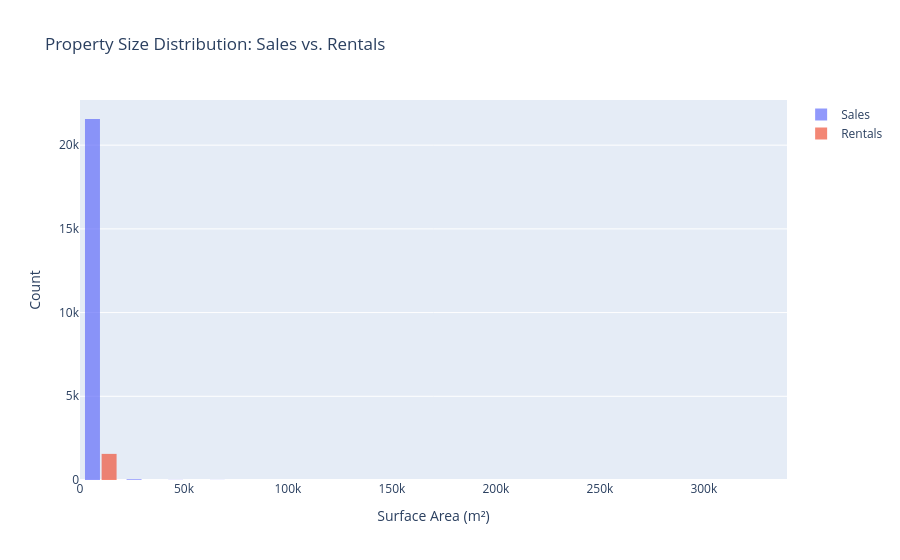
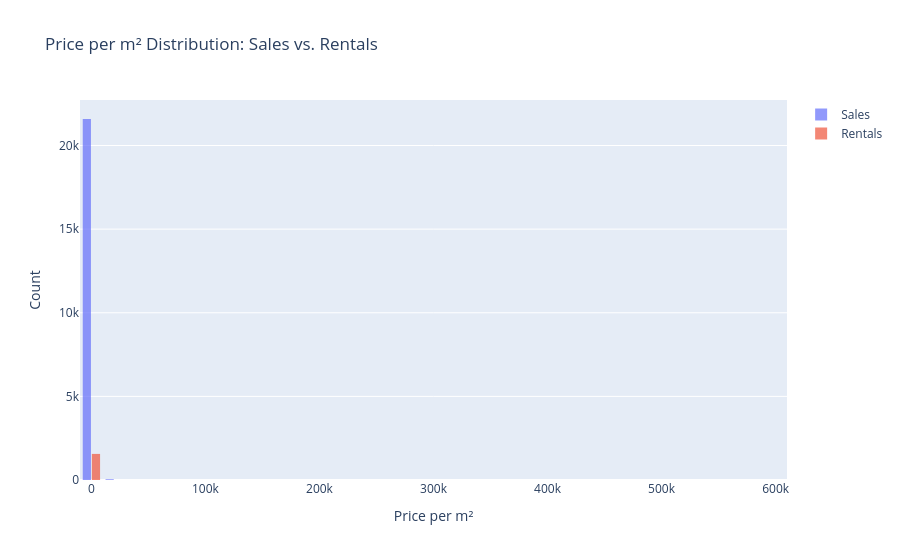
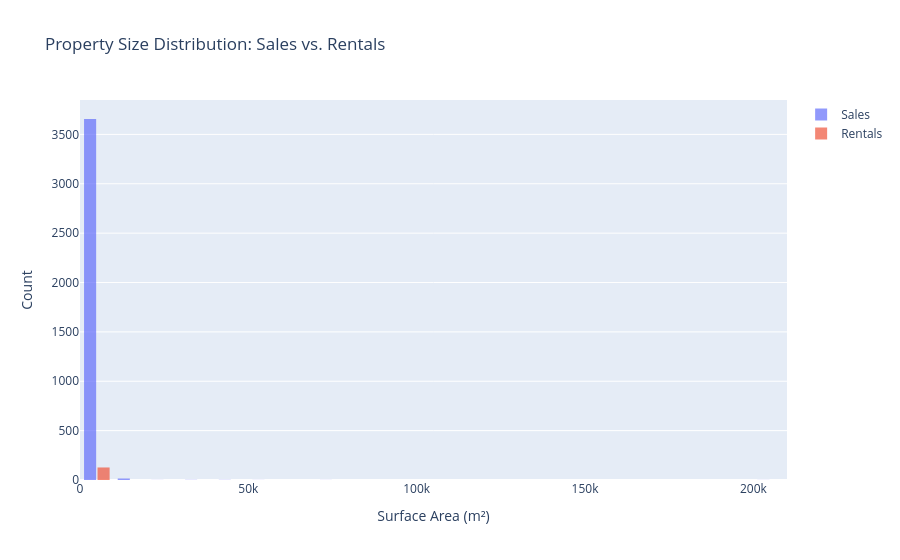
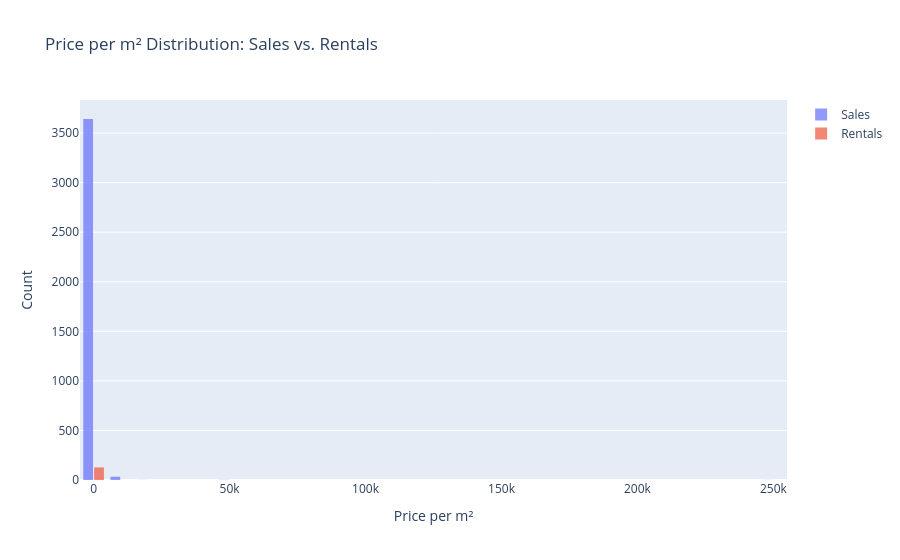

Here is the notebook cell these charts were saved with, in order:
### Markdown cell above
## 5. Deep-Dive City Analysis and Market Profiling

Detailed analysis of top-performing cities using statistical profiling techniques and individual market assessment.

**Analysis Framework:**
- Focus on top 3 cities by market volume for statistical significance
- Generate individual market profiles using standardized metrics
- Perform intra-city sales vs rental market comparison
- Identify city-specific market characteristics and opportunities

### Code cell
"""
Deep-Dive Analysis of Top Market Cities

This section provides comprehensive individual city analysis using our 
standardized profiling methodology for the most significant markets.
"""

# Validate comparison data availability
if 'comparison_df' not in locals() or comparison_df is None or len(comparison_df) == 0:
    raise ValueError("No comparison data available for city deep-dive analysis")

print("🔍 DEEP-DIVE ANALYSIS OF TOP MARKET CITIES")
print("=" * 55)

# Select top 3 cities by market volume for detailed analysis
TOP_CITIES_COUNT = min(3, len(comparison_df))
top_cities_by_volume = comparison_df.nlargest(TOP_CITIES_COUNT, 'Total_Properties')['City'].tolist()

print(f"Selected cities for detailed analysis: {', '.join(top_cities_by_volume)}")
print(f"Analysis scope: Top {TOP_CITIES_COUNT} cities by property volume")

# Analyze each selected city individually
for idx, city in enumerate(top_cities_by_volume, 1):
    city_key = city.lower()
    
    if city_key not in all_city_data:
        print(f"\n⚠️ Warning: {city} data not found in processed datasets")
        continue
        
    city_data = all_city_data[city_key]
    total_properties = city_data['sales_count'] + city_data['rental_count']
    
    print(f"\n📍 {city.upper()} - COMPREHENSIVE MARKET ANALYSIS #{idx}")
    print("=" * 60)
    print(f"Market size: {total_properties:,} total properties")
    
    # Sales market analysis
    if city_data['sales'] is not None and len(city_data['sales']) > 0:
        print(f"\n🏢 Sales Market Profile ({city_data['sales_count']:,} properties):")
        try:
            sales_profile = generate_basic_profile(
                city_data['sales'], 
                f"{city} Sales Market"
            )
        except Exception as e:
            print(f"   ⚠️ Error generating sales profile: {str(e)}")
    else:
        print(f"\n🏢 Sales Market: No data available")
        
    # Rental market analysis
    if city_data['rental'] is not None and len(city_data['rental']) > 0:
        print(f"\n🏠 Rental Market Profile ({city_data['rental_count']:,} properties):")
        try:
            rental_profile = generate_basic_profile(
                city_data['rental'], 
                f"{city} Rental Market"
            )
        except Exception as e:
            print(f"   ⚠️ Error generating rental profile: {str(e)}")
    else:
        print(f"\n🏠 Rental Market: No data available")
        
    # Intra-city market comparison if both markets exist
    has_sales = city_data['sales'] is not None and len(city_data['sales']) > 0
    has_rentals = city_data['rental'] is not None and len(city_data['rental']) > 0
    
    if has_sales and has_rentals:
        print(f"\n🔄 {city} Intra-City Market Comparison:")
        try:
            comparison_success = safe_compare_markets(
                city_data['sales'], 
                city_data['rental'],
                price_col='price',
                surface_col=None
            )
            if not comparison_success:
                print(f"   ⚠️ Market comparison encountered issues for {city}")
        except Exception as e:
            print(f"   ❌ Error in market comparison: {str(e)}")
    else:
        print(f"\n🔄 {city} Market Comparison: Insufficient data (single market only)")

print(f"\n✅ Deep-dive analysis completed for {len(top_cities_by_volume)} major markets")

### Figure 1 — Plotly figure (JSON) as saved in the notebook; plotly's stock layout.template omitted (floating-point values rounded to 4 significant figures; data arrays with more than 128 entries replaced by an {"elided": "..."} marker saying what was removed)
{"data": [{"name": "Sales", "nbinsx": 30, "opacity": 0.7, "type": "histogram", "x": {"elided": "21637 int values"}}, {"name": "Rentals", "nbinsx": 30, "opacity": 0.7, "type": "histogram", "x": {"elided": "1560 int values"}}], "layout": {"bargap": 0.2, "bargroupgap": 0.1, "title": {"text": "Property Size Distribution: Sales vs. Rentals"}, "xaxis": {"title": {"text": "Surface Area (m²)"}}, "yaxis": {"title": {"text": "Count"}}}}

### Figure 2 — Plotly figure (JSON) as saved in the notebook; plotly's stock layout.template omitted (floating-point values rounded to 4 significant figures; data arrays with more than 128 entries replaced by an {"elided": "..."} marker saying what was removed)
{"data": [{"name": "Sales", "nbinsx": 30, "opacity": 0.7, "type": "histogram", "x": {"elided": "21637 float values"}}, {"name": "Rentals", "nbinsx": 30, "opacity": 0.7, "type": "histogram", "x": {"elided": "1560 float values"}}], "layout": {"bargap": 0.2, "bargroupgap": 0.1, "title": {"text": "Price per m² Distribution: Sales vs. Rentals"}, "xaxis": {"title": {"text": "Price per m²"}}, "yaxis": {"title": {"text": "Count"}}}}

### Figure 3 — Plotly figure (JSON) as saved in the notebook; plotly's stock layout.template omitted (floating-point values rounded to 4 significant figures; data arrays with more than 128 entries replaced by an {"elided": "..."} marker saying what was removed)
{"data": [{"name": "Sales", "nbinsx": 30, "opacity": 0.7, "type": "histogram", "x": {"elided": "3679 int values"}}, {"name": "Rentals", "nbinsx": 30, "opacity": 0.7, "type": "histogram", "x": [95, 89, 120, 120, 52, 80, 360, 42, 80, 90, 100, 75, 80, 255, 85, 120, 240, 97, 64, 120, 200, 85, 90, 43, 100, 200, 120, 1000, 50, 52, 43, 65, 63, 130, 145, 56, 75, 75, 65, 70, 110, 60, 275, 121, 280, 75, 80, 1500, 70, 140, 80, 144, 90, 1900, 280, 88, 97, 1500, 42, 75, 75, 90, 70, 500, 85, 35, 50, 130, 79, 90, 85, 85, 85, 85, 75, 120, 117, 200, 81, 100, 85, 95, 68, 120, 60, 70, 120, 95, 80, 70, 135, 80, 89, 80, 90, 65, 104, 292, 120, 110, 83, 73, 80, 110, 160, 90, 900, 240, 300, 80, 150, 70, 90, 90, 2000, 119, 280, 95, 90, 84, 120, 75, 95, 87, 51, 95, 105]}], "layout": {"bargap": 0.2, "bargroupgap": 0.1, "title": {"text": "Property Size Distribution: Sales vs. Rentals"}, "xaxis": {"title": {"text": "Surface Area (m²)"}}, "yaxis": {"title": {"text": "Count"}}}}

### Figure 4 — Plotly figure (JSON) as saved in the notebook; plotly's stock layout.template omitted (floating-point values rounded to 4 significant figures; data arrays with more than 128 entries replaced by an {"elided": "..."} marker saying what was removed)
{"data": [{"name": "Sales", "nbinsx": 30, "opacity": 0.7, "type": "histogram", "x": {"elided": "3679 float values"}}, {"name": "Rentals", "nbinsx": 30, "opacity": 0.7, "type": "histogram", "x": [7.895, 8.427, 8.333, 10.0, 13.46, 6.875, 4.167, 15.48, 10.0, 7.222, 11.5, 11.2, 9.375, 3.137, 7.647, 7.5, 12.5, 6.701, 8.203, 7.917, 4.75, 9.412, 8.333, 15.12, 5.5, 9.0, 12.5, 0.95, 7.0, 10.0, 15.12, 10.15, 8.73, 2.769, 9.483, 13.93, 11.33, 9.133, 12.31, 14.0, 6.364, 11.67, 4.364, 6.694, 7.143, 10.2, 11.25, 2.0, 12.14, 12.86, 10.81, 9.167, 11.11, 2.632, 3.5, 10.23, 6.701, 2.0, 9.524, 10.0, 9.467, 9.444, 11.29, 1.5, 11.65, 17.14, 12.0, 7.5, 9.747, 8.333, 11.65, 15.29, 13.53, 9.294, 14.13, 13.33, 11.11, 12.0, 10.99, 6.5, 9.647, 8.632, 8.75, 9.167, 12.5, 10.36, 5.833, 9.053, 12.38, 9.571, 8.148, 8.438, 8.82, 12.38, 13.33, 11.77, 11.54, 4.795, 9.167, 7.091, 8.735, 9.452, 10.62, 7.727, 6.875, 7.111, 1.667, 8.333, 4.667, 10.62, 6.6, 12.86, 10.0, 7.778, 1.25, 10.87, 5.0, 7.895, 8.6, 8.333, 10.0, 10.8, 8.947, 8.621, 15.29, 13.68, 8.81]}], "layout": {"bargap": 0.2, "bargroupgap": 0.1, "title": {"text": "Price per m² Distribution: Sales vs. Rentals"}, "xaxis": {"title": {"text": "Price per m²"}}, "yaxis": {"title": {"text": "Count"}}}}
